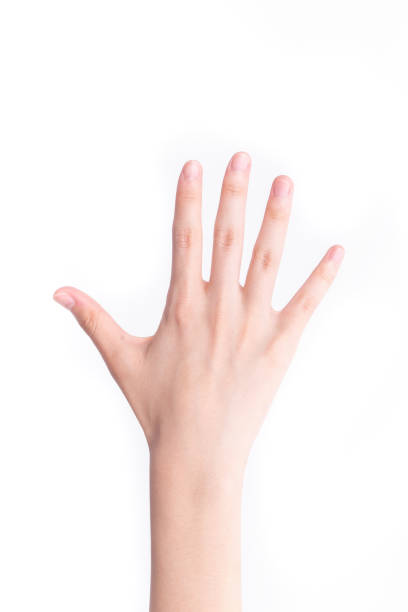
#> input picture coding experiments(Python,matlab)/imageprocessing(openCV)/hand.png, 408 x 612 px
$ python moment.py
#> lines starting #> are read from the running program, lines starting #| are printed output that depends on the picture; after the words box and inside, x2 and y2 are one past the last pixel; in counts of white or black regions, pixels touching at a corner belong together
import numpy as np
import cv2
def adjust_gamma(image, gamma=1):
    invgamma = 1/gamma
    brighter_image = np.array(np.power((image/255), invgamma)*255, dtype=np.uint8)
    return brighter_image

image1 = cv2.imread('hand.png',1)
#> image1 is the input picture: shape (612, 408, 3); mean B, G, R 240, 242.1, 250.3
cv2.imshow('original',image1)
# gray scale
gray=cv2.cvtColor(image1,cv2.COLOR_BGR2GRAY)
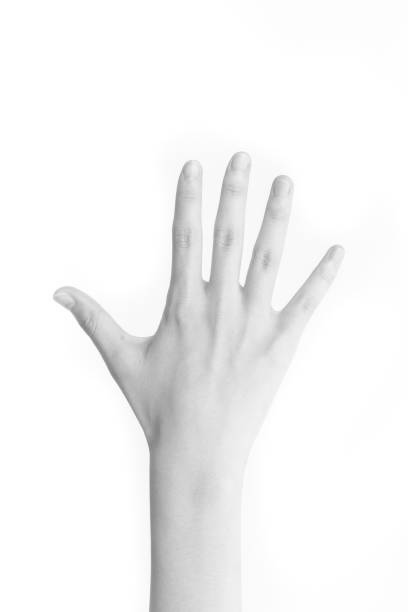
#> gray: shape (612, 408); min 130, max 255, mean 244.3
# gamma adjust gam<1 darken gam>1 bright
gray=adjust_gamma(gray,gamma=0.5)
#> in adjust_gamma, `brighter_image = np.array(np.power((image/255), invgamma)*255, dtype=n..`:
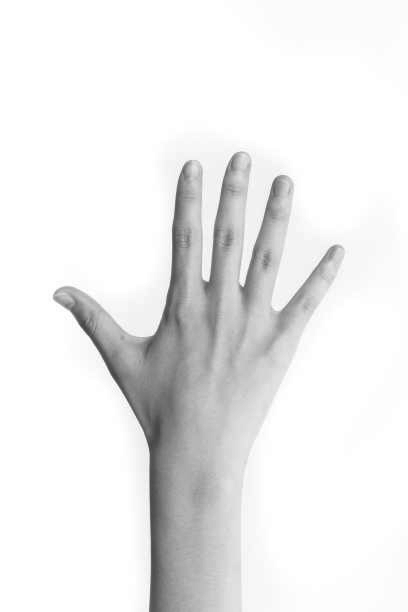
#> brighter_image: shape (612, 408); min 66, max 255, mean 235.9
cv2.imshow('adjust',gray)
# black and white extract method otsu addaptive thresh canny
thresh=cv2.adaptiveThreshold(gray,255,cv2.ADAPTIVE_THRESH_MEAN_C,cv2.THRESH_BINARY_INV,9,5)
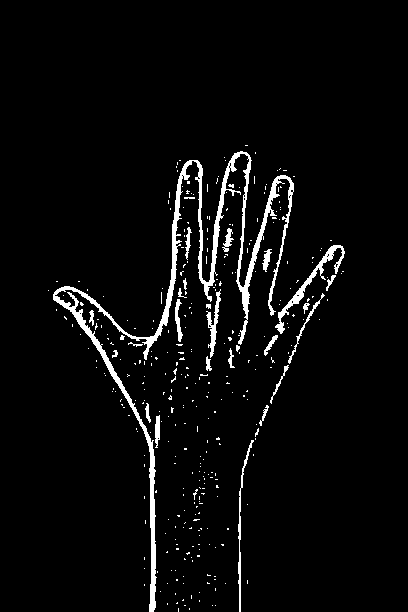
#> thresh: shape (612, 408); 4% white; 345 white regions (319 under 20 px), largest, box (x1, y1, x2, y2) and area: (53, 151, 294, 612) 6178, (275, 245, 345, 334) 708, (238, 440, 254, 612) 362
ret,otsu=cv2.threshold(gray,0,255,cv2.THRESH_BINARY+cv2.THRESH_OTSU,cv2.THRESH_BINARY_INV)
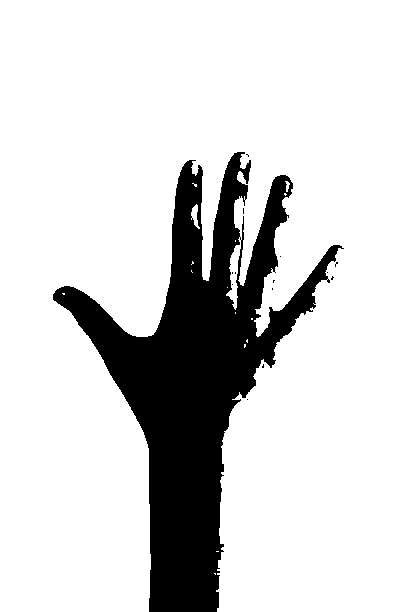
#> otsu: shape (612, 408); 83% white; 14 black regions (13 under 20 px), largest, box (x1, y1, x2, y2) and area: (53, 152, 344, 612) 42484
#> ret = 205
canny=cv2.Canny(gray,50,255)
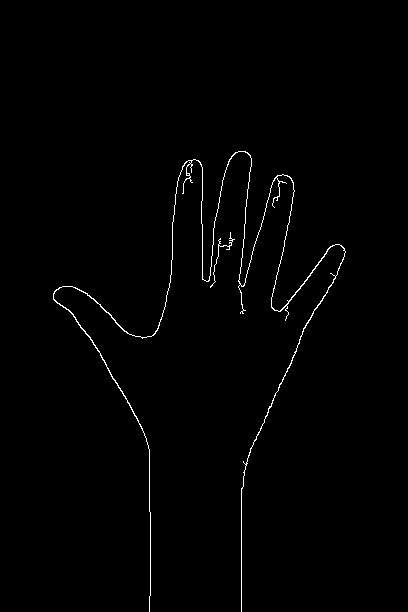
#> canny: shape (612, 408); 0.92% white in thin lines or dots, all inside (x1, y1, x2, y2) = (53, 151, 346, 612)
cv2.imshow('gray',canny)

contours,hierachy=cv2.findContours(canny,cv2.RETR_TREE,cv2.CHAIN_APPROX_NONE)
#> contours = 3 contours, 2 with area under 20; largest, box (x1, y1, x2, y2) and area: (53, 151, 346, 612) 332
#pick out the n contour of contours[n]  and etract moment

for i in contours:
    if cv2.contourArea(i) >50:
        cnt=i
        M=cv2.moments(cnt)
        #centroid
        cx = int(M['m10']/M['m00'])
        cy = int(M['m01']/M['m00'])
        #draw centroid
        cv2.circle(image1,(cx,cy),3,(0,255,0),5)
        # cv2.line(image1,cnt[0][0],cnt[10][0],(0,0,255),3)
        cv2.drawContours(image1,cnt,-1,(0,0,255),3)
        print(cv2.contourArea(i))

        epsilon = 0.02*cv2.arcLength(cnt,True)
        approx = cv2.approxPolyDP(cnt,epsilon,True)
        for i in range(len(approx)-1):
            cv2.line(image1,approx[i][0],approx[i+1][0],(0,255,0),3)
        hull = cv2.convexHull(cnt)

        #draw hull
        for i in range(len(hull)-1):
            cv2.line(image1,hull[i][0],hull[i+1][0],(255,0,0),3)
    else:
        i+=i
#> this loop made 3 passes
#> (cx, cy, epsilon) on pass 2: (205, 302, 83.69)
#| 332.0
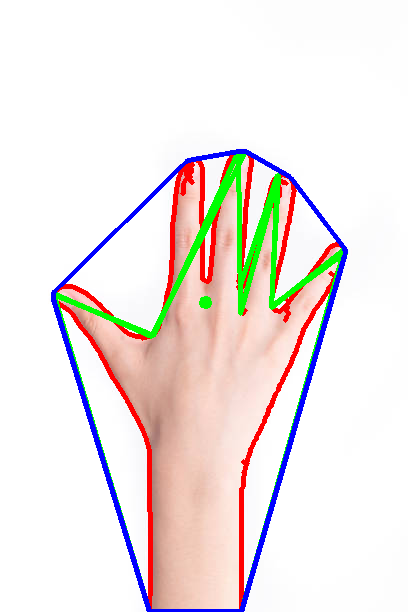
#> image1: shape (612, 408, 3); 7.57% of pixels changed, all inside (x1, y1, x2, y2) = (51, 149, 348, 612)


cv2.imshow('center',image1)
cv2.waitKey()
